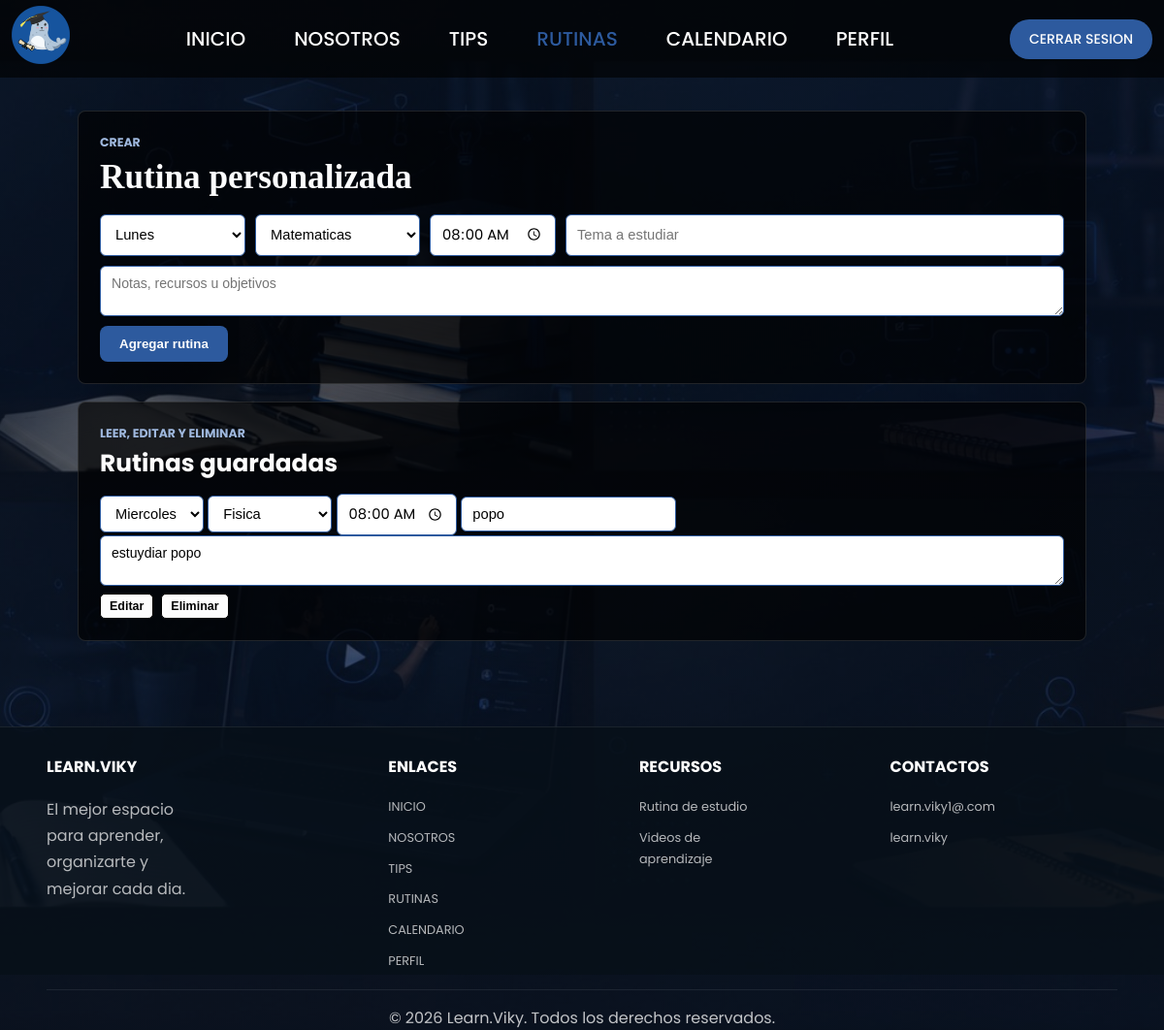
The page /rutinas.php (signed in) on the database its author committed.
### tables this page shows
CREATE TABLE `rutinas` (
  `id_rutina` int(10) UNSIGNED NOT NULL,
  `nota` text DEFAULT NULL,
  `dia_semana` enum('Lunes','Martes','Miercoles','Jueves','Viernes','Sabado','Domingo') NOT NULL,
  `tema` varchar(150) NOT NULL,
  `hora` time NOT NULL,
  `id_area_fk` int(10) UNSIGNED NOT NULL,
  `id_usuario_fk` int(10) UNSIGNED NOT NULL,
  `fecha_de_creacion` timestamp NOT NULL DEFAULT current_timestamp(),
  `fecha_de_actualizacion` timestamp NOT NULL DEFAULT current_timestamp() ON UPDATE current_timestamp()
);

CREATE TABLE `areas` (
  `id_area` int(10) UNSIGNED NOT NULL,
  `nombre_area` varchar(100) NOT NULL,
  `fecha_de_creacion` timestamp NOT NULL DEFAULT current_timestamp(),
  `fecha_de_actualizacion` timestamp NOT NULL DEFAULT current_timestamp() ON UPDATE current_timestamp()
);

### backend/connection/abrir_conexion.php (called while the page is built, shortened)
<?php
$tblRutinas = "rutinas";
$tblAreas = "areas";
?>

### rutinas.php (the view, shortened to what this page needs)
<?php
include("backend/connection/abrir_conexion.php");
function h($texto)
{
  return htmlspecialchars($texto, ENT_QUOTES, 'UTF-8');
}
$id_usuario_data = $_SESSION['id_usuario'];
$areas_resultado = mysqli_query($conexion, "SELECT id_area, nombre_area FROM $tblAreas ORDER BY id_area");
$areas_lista = [];
while ($area = mysqli_fetch_assoc($areas_resultado)) {
  $areas_lista[] = $area;
}
$consulta_rutinas = $conexion->prepare(
  "SELECT r.id_rutina, r.nota, r.dia_semana, r.tema, r.hora, r.id_area_fk, a.nombre_area
    FROM $tblRutinas r
    INNER JOIN $tblAreas a ON r.id_area_fk = a.id_area
    WHERE r.id_usuario_fk = ?
    ORDER BY FIELD(r.dia_semana, 'Lunes', 'Martes', 'Miercoles', 'Jueves', 'Viernes', 'Sabado', 'Domingo'), r.hora"
);
$consulta_rutinas->bind_param("i", $id_usuario_data);
$consulta_rutinas->execute();
$rutinas = $consulta_rutinas->get_result();
?>
<!DOCTYPE html>
<html lang="es">
<head>
  <link rel="stylesheet" href="css/styles.css">
</head>
<body>
  <header class="header">
    <a href="index.php"class="logo-inicio">
    <div class="logo">
      <img src="img/logofoca.png" alt="logo foca graduada"></div>
    </a>
    <nav class="navbar">
      <ul>
        <li><a href="/learn-viky/index.php">INICIO</a></li>
        <li><a href="/learn-viky/nosotros.html">NOSOTROS</a></li>
        <li><a href="/learn-viky/tips.php">TIPS</a></li>
        <li><a href="/learn-viky/rutinas.php" class="active">RUTINAS</a></li>
        <li><a href="/learn-viky/calendario.php">CALENDARIO</a></li>
        <li><a href="/learn-viky/perfil.php">PERFIL</a></li>
      </ul>
    </nav>
    <div class="header-actions">
      <a href="/learn-viky/backend/controlers/cerrar_sesion_controller.php" style="text-decoration:none;">
        <button class="btn-ins">CERRAR SESION</button>
      </a>
    </div>
  </header>
  <main class="page-shell">
    <section class="panel">
      <div class="section-heading">
        <p>Crear</p>
        <h1>Rutina personalizada</h1>
      </div>
      <form class="form-grid" action="backend/controlers/rutina_controller.php" method="POST">
        <select name="dia_semana_form" required>
          <option value="Lunes">Lunes</option>
        </select>
        <select name="id_area_form" required>
          <?php foreach ($areas_lista as $area) { ?>
            <option value="<?php echo h($area['id_area']); ?>"><?php echo h($area['nombre_area']); ?></option>
          <?php } ?>
        </select>
        <input type="time" name="hora_form" value="08:00" required>
        <input type="text" name="tema_form" placeholder="Tema a estudiar" required>
        <textarea name="notas_form" placeholder="Notas, recursos u objetivos"></textarea>
        <button type="submit" name="btn-add" class="primary-action">Agregar rutina</button>
      </form>
    </section>
    <section class="panel">
      <div class="section-heading small">
        <p>Leer, editar y eliminar</p>
        <h2>Rutinas guardadas</h2>
      </div>
      <div class="items-list">
        <?php while ($rutina = $rutinas->fetch_assoc()) { ?>
          <article class="crud-card">
            <form class="crud-form" action="backend/controlers/rutina_controller.php" method="POST">
              <select name="dia_semana_form" required>
                <?php foreach (['Lunes', 'Martes', 'Miercoles', 'Jueves', 'Viernes', 'Sabado', 'Domingo'] as $dia) { ?>
                  <option value="<?php echo h($dia); ?>" <?php if ($rutina['dia_semana'] == $dia)
                       echo 'selected'; ?>>
                    <?php echo h($dia); ?></option>
                <?php } ?>
              </select>
              <select name="id_area_form" required>
                <?php foreach ($areas_lista as $area) { ?>
                  <option value="<?php echo h($area['id_area']); ?>" <?php if ($rutina['id_area_fk'] == $area['id_area'])
                       echo 'selected'; ?>>
                    <?php echo h($area['nombre_area']); ?>
                  </option>
                <?php } ?>
              </select>
              <input type="time" name="hora_form" value="<?php echo h(substr($rutina['hora'], 0, 5)); ?>" required>
              <input type="text" name="tema_form" value="<?php echo h($rutina['tema']); ?>" required>
              <textarea name="notas_form"><?php echo h($rutina['nota']); ?></textarea>
              <div class="crud-actions">
                <button class="icon-btn" type="submit" name="btn-editar">Editar</button>
                <button class="icon-btn danger" type="submit" name="btn-eliminar">Eliminar</button>
              </div>
            </form>
          </article>
        <?php } ?>
      </div>
    </section>
  </main>
  <footer class="footer">
    <div class="footer-container">
      <div class="footer-section">
        <h2>LEARN.VIKY</h2>
        <p>El mejor espacio para aprender, organizarte y mejorar cada dia.</p>
      </div>
      <div class="footer-section">
        <h3>ENLACES</h3>
        <a href="/learn-viky/index.php">INICIO</a>
        <a href="/learn-viky/nosotros.html">NOSOTROS</a>
        <a href="/learn-viky/tips.php">TIPS</a>
        <a href="/learn-viky/rutinas.php">RUTINAS</a>
        <a href="/learn-viky/calendario.php">CALENDARIO</a>
        <a href="/learn-viky/perfil.php">PERFIL</a>
      </div>
      <div class="footer-section">
        <h3>RECURSOS</h3><a href="/learn-viky/rutinas.php">Rutina de estudio</a><a href="/learn-viky/tips.php">Videos de
          aprendizaje</a>
      </div>
      <div class="footer-section">
        <h3>CONTACTOS</h3>
        <a href="https://mail.google.com/mail/u/0/#inbox" target="_blank">learn.viky1@.com</a>
        <a href= "https://www.instagram.com/learn.viky/" target="_blank"> learn.viky</a>
      </div>
    </div>
    <div class="footer-bottom">
      <p>&copy; 2026 Learn.Viky. Todos los derechos reservados.</p>
    </div>
  </footer>
</body>
</html>

### rows shown on the page
rutinas: id_area_form "Fisica", hora_form "08:00", tema_form "popo", notas_form "estuydiar popo"

### other values the page prints
form field id_area_form "Matematicas"
form field dia_semana_form "Miercoles"
